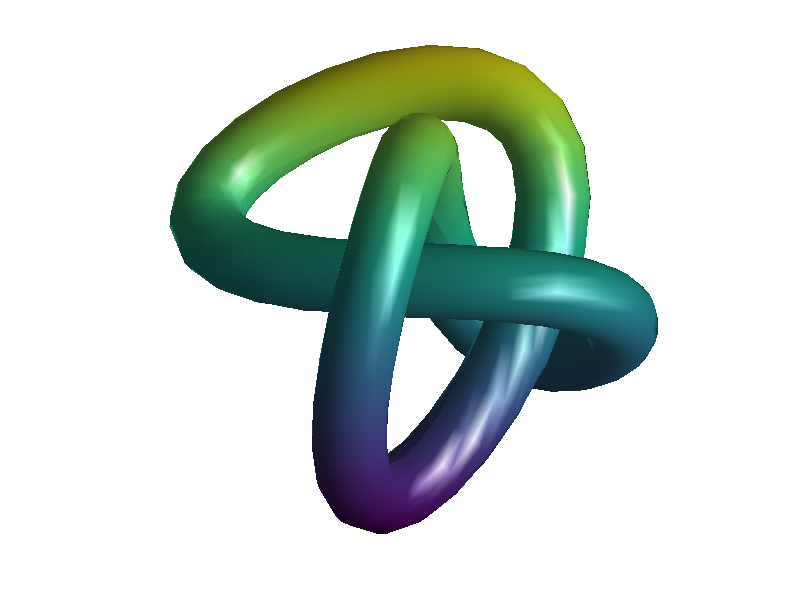

Recreate this plot in MATLAB.
%Luke Nasby 9/14/2020
%This program makes a 3d "knot" structure and then plots the surface with
%an X, Y, and Z coordinate (x1, x2, and x3 respectively). The base of this
%program was taken from the matlab directory itself.

clear vars;
% Number of grid points in each (circular) section of the tube.
m = 20;
% Number of sections along the tube.
n = 60;
% Radius of the tube.
R = 0.75;
% Symmetry index.  Try q=floor(n/3) (symmetric) or q=floor(n/4)
q = floor(n/3);

% Do not change this!
t = (0:n)/n;

a = 2; b = 3; c = 1.5;
q1=2; q2=4;
f0 = sin(q1*pi*t) + a*sin(q2*pi*t) - ...
    b*cos(4*pi*t)/2 + c*sin(6*pi*t);
f1 = (q1*pi)*cos(q1*pi*t) + a*(q2*pi)*cos(q2*pi*t) + ...
    b*(4*pi)*sin(4*pi*t)/2 + c*(6*pi)*cos(6*pi*t);
f2 = -(q1*pi)^2*sin(q1*pi*t) - a*(q2*pi)^2*sin(q2*pi*t) + ...
    b*(4*pi)^2*cos(4*pi*t)/2 - c*(6*pi)^2*sin(6*pi*t);
plot3(f0,f1,f2)


f0 = [ f0(1:n) f0(1:n) ];
f1 = [ f1(1:n) f1(1:n) ];
f2 = [ f2(1:n) f2(1:n) ];

x10 = f0(1:n+1);
x20 = f0(q+1:q+n+1);
x30 = f0(2*q+1:2*q+n+1);
clf
plot3(x10,x20,x30)
pause(1);


x11 = f1(1:n+1);
x21 = f1(q+1:q+n+1);
x31 = f1(2*q+1:2*q+n+1);
plot3(x11,x21,x31)
pause(1);


x12 = f2(1:n+1);
x22 = f2(q+1:q+n+1);
x32 = f2(2*q+1:2*q+n+1);
plot3(x12,x22,x32)
pause(1);

speed = sqrt(x11.^2 + x21.^2 + x31.^2);
plot(speed)
pause(1);

velacc = x11.*x12 + x21.*x22 + x31.*x32;
plot(velacc)
pause(1);

% Here is the normal vector:
nrml1 = speed.^2 .* x12 - velacc.*x11;
nrml2 = speed.^2 .* x22 - velacc.*x21;
nrml3 = speed.^2 .* x32 - velacc.*x31;
normallength = sqrt(nrml1.^2 + nrml2.^2 + nrml3.^2);

% And here is the normalized normal vector:
unitnormal1 = nrml1 ./ normallength;
unitnormal2 = nrml2 ./ normallength;
unitnormal3 = nrml3 ./ normallength;

plot3(unitnormal1,unitnormal2,unitnormal3)
pause(1);

binormal1 = (x21.*unitnormal3 - x31.*unitnormal2) ./ speed;
binormal2 = (x31.*unitnormal1 - x11.*unitnormal3) ./ speed;
binormal3 = (x11.*unitnormal2 - x21.*unitnormal1) ./ speed;

plot3(binormal1,binormal2,binormal3)
pause(1);

s = (0:m)';
s = (2*pi/m)*s;

xa1 = ones(m+1,1)*x10;
xb1 = (cos(s)*unitnormal1 + sin(s)*binormal1);
xa2 = ones(m+1,1)*x20;
xb2 = (cos(s)*unitnormal2 + sin(s)*binormal2);
xa3 = ones(m+1,1)*x30;
xb3 = (cos(s)*unitnormal3 + sin(s)*binormal3);

x1 = xa1 + R*xb1;
x2 = xa2 + R*xb2;
x3 = xa3 + R*xb3;
color = (x2);       %change color scheme to be related to Y
surf(x1,x2,x3,color);
pause(1);
shading interp;
light
lighting gouraud % 'lighting phong' will use zbuffer, slower
view(2)
axis equal off
axis vis3d % for smooth rotate3d